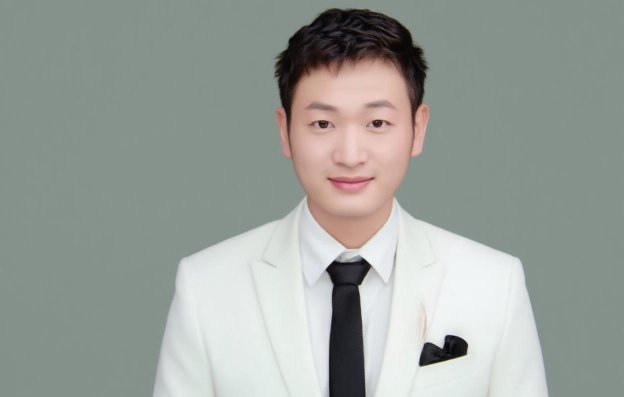
#> input picture test_images/fd56d9fc63cc825fb3e0fe70b3d66d05_compress.jpg, 1248 x 794 px (shown at 1/2 size)
$ python -i eval_photorealism_v1.py   (imports and definitions only)   (older library calls are emulated)
#> lines starting #> are read from the running program, lines starting #| are printed output that depends on the picture; after the words box and inside, x2 and y2 are one past the last pixel; in counts of white or black regions, pixels touching at a corner belong together
# -*- coding: utf-8 -*-
"""
eval_photorealism_v1.py
========================
对三套 2K 重绘产物 (Qwen-Image 2.1 / Flux Abliterated / SDXL RealVisXL)
做客观量化评测，用于「塑料感 / 真实感」交付报告。

核心思路
--------
用户的诉求是「去 AI 假人感 / 塑料感」，落到可测指标上其实是三件事：

1. 微观起伏      —— 皮肤有没有毛孔级细节，还是被磨成一块塑料板   -> skin_hf
2. 血色层次      —— 皮下毛细血管的色度变化，死白磨皮会把色度抹平 -> skin_chroma_std
3. 死白/过曝     —— 磨皮会把高光推到 255 形成"白蜡"             -> skin_clip

再补一组「眼眸 / 唇部」的微区指标（假眼珠 = 眼区极均匀且无边沿反光），
以及相对原图切片的结构保真度（SSIM / NCC / Lab 色偏），确保"变真实"的同时
没有把人画走样。

尺度问题的处理
--------------
基线切片是 1024，产物是 2048。纹理指标对分辨率敏感，因此同一张图算两套：
  * @1024 ：统一降采样到 1024，模拟"整图观察尺度"，四路可比（含基线）
  * @2048 ：产物原生像素尺度，只看三路重绘（基线不参与，避免不公平）
"""

import os
import re
import csv
import sys
import json
import glob
import time
import argparse

import numpy as np
import cv2

ROOT = os.path.dirname(os.path.dirname(os.path.abspath(__file__)))

BASE_DIR = os.path.join(ROOT, "output", "2026-10-08", "cropped")
MODE_DIRS = {
    "base":   BASE_DIR,
    "qwen21": os.path.join(ROOT, "output", "2026-10-08", "qwen21_2k"),
    "flux":   os.path.join(ROOT, "output", "2026-10-08", "flux_2k"),
    "sdxl":   os.path.join(ROOT, "output", "2026-10-09", "sdxl_2k"),
}
# 各模式下文件名的正则：抓出 (组名, 行, 列, 序号)
KEY_RE = re.compile(r"^(?P<group>.+?)_R(?P<r>\d)C(?P<c>\d)_(?P<idx>\d+)_")

DET_PATH = r"C:\Users\kenzhao\.insightface\models\buffalo_l\det_10g.onnx"


# --------------------------------------------------------------------------
# 基础图像工具
# --------------------------------------------------------------------------
# [8 lines left out: function imread_any, not called in this run]


def hf_energy(gray, mask=None, sigma=1.5):
    """高频能量 = gray 与其高斯模糊之差的 std。
    数值越高，该区域微观起伏越丰富（毛孔 / 唇纹 / 虹膜纹理）。"""
    blur = cv2.GaussianBlur(gray, (0, 0), sigma)
    hf = gray.astype(np.float32) - blur.astype(np.float32)
    if mask is not None and mask.any():
        v = hf[mask]
    else:
        v = hf.ravel()
    return float(np.std(v)) if v.size > 16 else float("nan")


def skin_mask(bgr):
    """YCrCb 经典肤色掩膜，再叠一点 RGB 规则压制暖色背景。"""
    ycrcb = cv2.cvtColor(bgr, cv2.COLOR_BGR2YCrCb)
    Y, Cr, Cb = ycrcb[:, :, 0], ycrcb[:, :, 1], ycrcb[:, :, 2]
    m = (Cr >= 133) & (Cr <= 185) & (Cb >= 77) & (Cb <= 135) & (Y > 40)
    b, g, r = bgr[:, :, 0].astype(np.int16), bgr[:, :, 1].astype(np.int16), bgr[:, :, 2].astype(np.int16)
    m &= (r > g) & (g > b) & (r - b > 12)
    return cv2.morphologyEx(m.astype(np.uint8), cv2.MORPH_OPEN, np.ones((3, 3), np.uint8)).astype(bool)


def block_contrast(gray, bs=16):
    """局部对比度：16x16 分块 std 的均值。反映画面"沉稳 vs 发灰"。"""
    h, w = gray.shape[:2]
    h -= h % bs
    w -= w % bs
    if h == 0 or w == 0:
        return float("nan")
    g = gray[:h, :w].astype(np.float32)
    blocks = g.reshape(h // bs, bs, w // bs, bs).transpose(0, 2, 1, 3).reshape(-1, bs, bs)
    return float(np.mean(blocks.std(axis=(1, 2))))


# --------------------------------------------------------------------------
# 人脸区域定位（直接用 RetinaFace，不走 FaceAnalysis.get —— 后者会崩进程）
# --------------------------------------------------------------------------
_det = None


# [47 lines left out: functions get_detector, detect_face, face_regions, not called in this run]


# --------------------------------------------------------------------------
# 单图指标
# --------------------------------------------------------------------------
def measure(bgr, regs=None):
    """返回该图在自身分辨率下的全部指标。"""
    H, W = bgr.shape[:2]
    gray = cv2.cvtColor(bgr, cv2.COLOR_BGR2GRAY)
    hsv = cv2.cvtColor(bgr, cv2.COLOR_BGR2HSV)
    lab = cv2.cvtColor(bgr, cv2.COLOR_BGR2LAB)

    m = {}
    m["w"] = W
    m["h"] = H
    m["lap_var"] = float(cv2.Laplacian(gray, cv2.CV_64F).var())
    m["block_contrast"] = block_contrast(gray)
    m["lum_p99_p1"] = float(np.percentile(gray, 99) - np.percentile(gray, 1))
    m["lum_std"] = float(gray.std())
    m["sat_mean"] = float(hsv[:, :, 1].mean())
    m["sat_std"] = float(hsv[:, :, 1].std())

    sm = skin_mask(bgr)
    m["skin_ratio"] = float(sm.mean())

    # 皮肤：优先只统计人脸区，避免暖色背景（木地板/夕阳）污染
    if regs and "face" in regs:
        fx1, fy1, fx2, fy2 = regs["face"]
        fmask = np.zeros_like(sm)
        fmask[fy1:fy2, fx1:fx2] = True
        sm_face = sm & fmask
        if sm_face.mean() < 0.05:   # 脸区没抓到肤色就退回全图
            sm_face = sm
    else:
        sm_face = sm

    if sm_face.sum() > 200:
        L = lab[:, :, 0].astype(np.float32) * 255.0 / 255.0
        a = lab[:, :, 1].astype(np.float32)
        bb_ = lab[:, :, 2].astype(np.float32)
        m["skin_hf"] = hf_energy(gray, sm_face, sigma=1.5)      # 毛孔级
        m["skin_hf_mid"] = hf_energy(gray, sm_face, sigma=4.0)  # 中频立体感
        m["skin_lum_std"] = float(L[sm_face].std())
        m["skin_chroma_std"] = float(np.std(np.hypot(a[sm_face] - 128, bb_[sm_face] - 128)))
        m["skin_clip"] = float((gray[sm_face] >= 248).mean())   # 死白过曝
        m["skin_sat"] = float(hsv[:, :, 1][sm_face].mean())
        m["skin_px"] = int(sm_face.sum())
    else:
        for k in ("skin_hf", "skin_hf_mid", "skin_lum_std", "skin_chroma_std",
                  "skin_clip", "skin_sat"):
            m[k] = float("nan")
        m["skin_px"] = 0

    # 眼 / 唇 微区
    for name in ("eyeL", "eyeR", "mouth"):
        if regs and name in regs:
            x1, y1, x2, y2 = regs[name]
            if x2 - x1 > 8 and y2 - y1 > 8:
                sub = gray[y1:y2, x1:x2]
                m[f"{name}_hf"] = hf_energy(sub, None, sigma=1.5)
                m[f"{name}_std"] = float(sub.std())
                m[f"{name}_spec"] = float((sub >= 240).mean())
            else:
                m[f"{name}_hf"] = m[f"{name}_std"] = m[f"{name}_spec"] = float("nan")
        else:
            m[f"{name}_hf"] = m[f"{name}_std"] = m[f"{name}_spec"] = float("nan")

    if regs and "eyeL" in regs and "eyeR" in regs:
        e = [m.get("eyeL_hf"), m.get("eyeR_hf")]
        e = [v for v in e if v is not None and not np.isnan(v)]
        m["eye_hf"] = float(np.mean(e)) if e else float("nan")
    else:
        m["eye_hf"] = float("nan")

    return m


# [195 lines left out: functions fidelity, index_dir, main, not called in this run]


# [2 lines not run here, left out]

>>> import cv2
>>> picture = cv2.imread('../test_images/fd56d9fc63cc825fb3e0fe70b3d66d05_compress.jpg')
#> picture is the input picture: shape (794, 1248, 3); mean B, G, R 153.9, 159.5, 153.4
>>> result = measure(picture)
#> in measure, `gray = cv2.cvtColor(bgr, cv2.COLOR_BGR2GRAY)`:
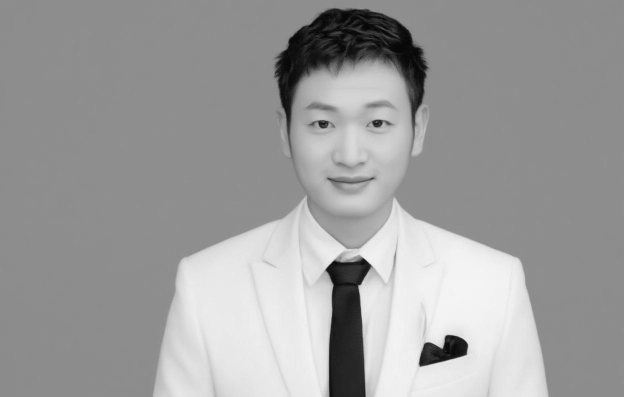
#> gray: shape (794, 1248) (shown at 1/2 size); min 0, max 248, mean 156.9
#> in measure, `hsv = cv2.cvtColor(bgr, cv2.COLOR_BGR2HSV)`: hsv: shape (794, 1248, 3); mean H, S, V 71.4, 24.7, 163.2
#> in measure, `lab = cv2.cvtColor(bgr, cv2.COLOR_BGR2LAB)`: lab: shape (794, 1248, 3); mean of channels 0, 1, 2 164.6, 124.9, 130.2
#> in skin_mask, `ycrcb = cv2.cvtColor(bgr, cv2.COLOR_BGR2YCrCb)`: ycrcb: shape (794, 1248, 3); mean of channels 0, 1, 2 156.9, 125.3, 126.4
#> in skin_mask, `Y, Cr, Cb = ycrcb[:, :, 0], ycrcb[:, :, 1], ycrcb[:, :, 2]`:
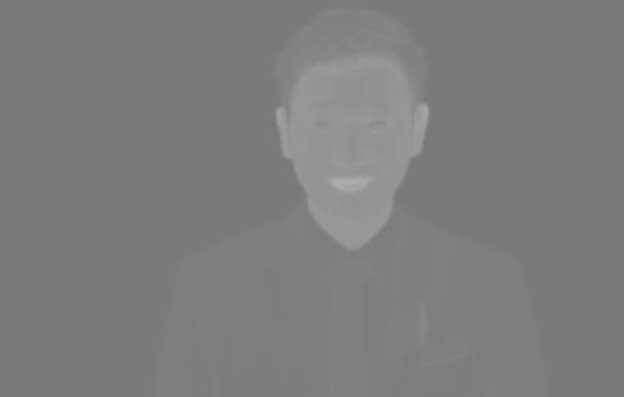
#> Cr: shape (794, 1248) (shown at 1/2 size); min 117, max 174, mean 125.3
#> in skin_mask, `m = (Cr >= 133) & (Cr <= 185) & (Cb >= 77) & (Cb <= 135) & (Y > 40)`:
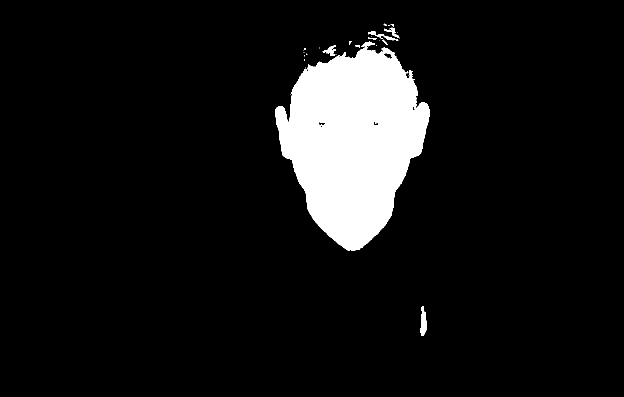
#> m: shape (794, 1248) bool (shown at 1/2 size); 8.5% white; 34 white regions (25 under 20 px), largest, box (x1, y1, x2, y2) and area: (550, 84, 859, 501) 82317, (840, 612, 853, 672) 533, (736, 62, 797, 81) 271
#> in skin_mask, `b, g, r = bgr[:, :, 0].astype(np.int16), bgr[:, :, 1].astype(np.int16)..`:
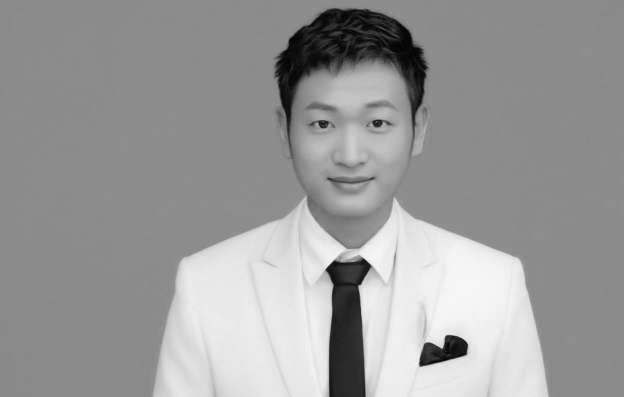
#> b: shape (794, 1248) int16 (shown at 1/2 size); min 0, max 251, mean 153.9
#> in skin_mask, `b, g, r = bgr[:, :, 0].astype(np.int16), bgr[:, :, 1].astype(np.int16)..`:
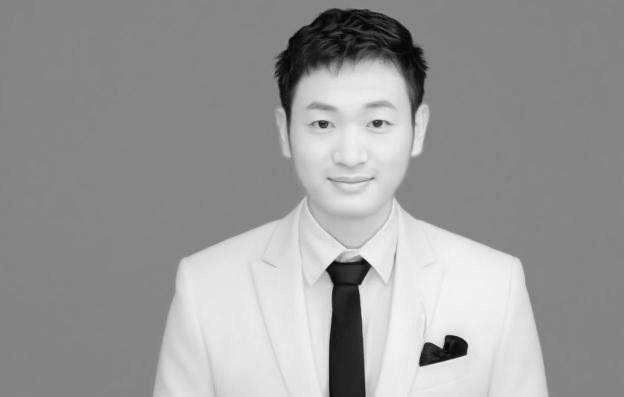
#> r: shape (794, 1248) int16 (shown at 1/2 size); min 0, max 246, mean 153.4
#> in skin_mask, `m &= (r > g) & (g > b) & (r - b > 12)`:
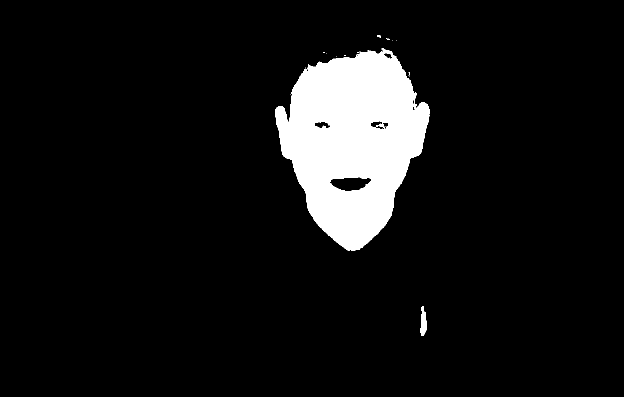
#> m: shape (794, 1248) bool (shown at 1/2 size); 8.1% white; 18 white regions (15 under 20 px), largest, box (x1, y1, x2, y2) and area: (550, 96, 859, 501) 79347, (840, 612, 853, 672) 533, (754, 70, 762, 76) 25
#> in skin_mask, `return cv2.morphologyEx(m.astype(np.uint8), cv2.MORPH_OPEN, np.ones((3..`: returned value: shape (794, 1248) bool; 8% white; 5 white regions (2 under 20 px), largest, box (x1, y1, x2, y2) and area: (550, 96, 859, 501) 79075, (840, 612, 853, 672) 533, (758, 248, 768, 254) 52
#> call 2 of hf_energy, with sigma = 4
#> in hf_energy (call 2), `hf = gray.astype(np.float32) - blur.astype(np.float32)`:
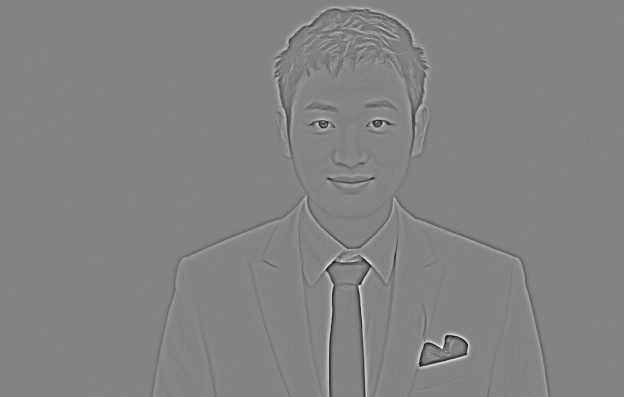
#> hf: shape (794, 1248) float32 (shown at 1/2 size); min -88, max 83, mean 0; drawn with min black and max white
#> after the loop in measure, `for name in ("eyeL", "eyeR", "mouth"):`: m = 25 items
#> result = 26 items
